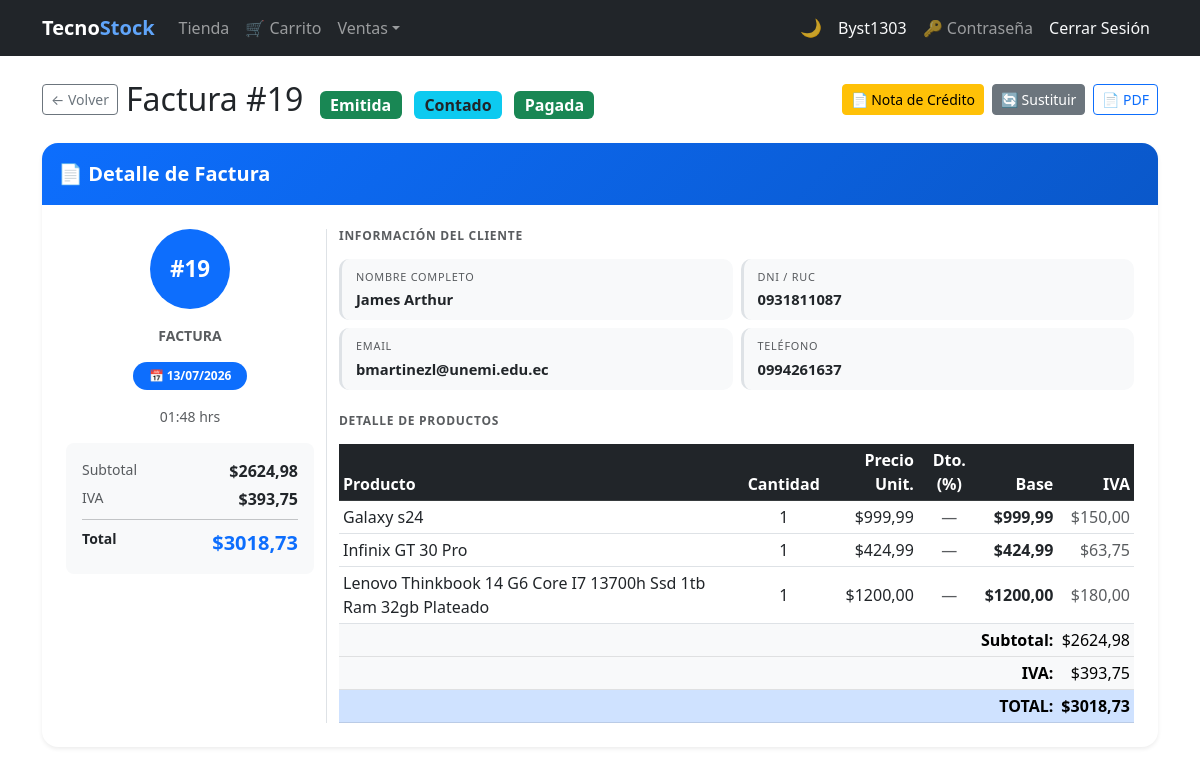
The page /invoices/19/ (signed in) on the database its author committed.
### billing/models.py (models this page shows, shortened)
class Invoice(models.Model):
    BORRADOR = 0
    EMITIDA  = 1
    ANULADA  = 2
    ESTADO_CHOICES = [
        (BORRADOR, 'Borrador'),
        (EMITIDA,  'Emitida'),
        (ANULADA,  'Anulada'),
    ]
    PENDIENTE = 'PENDIENTE'
    PAGADA    = 'PAGADA'
    ESTADO_COBRO_CHOICES = [
        (PENDIENTE, 'Pendiente'),
        (PAGADA,    'Pagada'),
    ]
    CONTADO = 'contado'
    CREDITO = 'credito'
    TIPO_PAGO_CHOICES = [
        (CONTADO, 'Contado'),
        (CREDITO, 'Crédito'),
    ]
    customer     = models.ForeignKey(Customer, on_delete=models.PROTECT, related_name='invoices')
    invoice_date = models.DateTimeField(auto_now_add=True)
    subtotal     = models.DecimalField(max_digits=12, decimal_places=2, default=0)
    tax          = models.DecimalField(max_digits=12, decimal_places=2, default=0)
    total        = models.DecimalField(max_digits=12, decimal_places=2, default=0)
    estado       = models.PositiveSmallIntegerField(
                       choices=ESTADO_CHOICES, default=BORRADOR, verbose_name='Estado')
    is_active    = models.BooleanField(default=True)
    PAYMENT_CHOICES = [('card', 'Tarjeta'), ('paypal', 'PayPal')]
    payment_method  = models.CharField(
                          max_length=10, choices=PAYMENT_CHOICES, null=True, blank=True,
                          verbose_name='Método de pago')
    paypal_order_id = models.CharField(max_length=64, null=True, blank=True)
    saldo        = models.DecimalField(
                       max_digits=12, decimal_places=2, default=0,
                       verbose_name='Saldo pendiente de cobro')
    estado_cobro = models.CharField(
                       max_length=10, choices=ESTADO_COBRO_CHOICES,
                       default=PENDIENTE, verbose_name='Estado de cobro')
    tipo_pago    = models.CharField(
                       max_length=10, choices=TIPO_PAGO_CHOICES,
                       default=CREDITO, verbose_name='Tipo de pago')
    class Meta:
        ordering = ['-invoice_date']
    @property
    def can_confirm(self):     return self.estado == self.BORRADOR
    @property
    def can_edit(self):        return self.estado == self.BORRADOR
    @property
    def can_delete(self):      return self.estado == self.BORRADOR
    @property
    def can_cancel(self):      return self.estado == self.EMITIDA
    @property
    def can_substitute(self):  return self.estado == self.EMITIDA
    @property
    def can_credit_note(self): return self.estado == self.EMITIDA
    @property
    def estado_badge_class(self):
        return {
            self.BORRADOR: 'bg-secondary',
            self.EMITIDA:  'bg-success',
            self.ANULADA:  'bg-danger',
        }.get(self.estado, 'bg-secondary')
    @property
    def estado_cobro_badge_class(self):
        return 'bg-success' if self.estado_cobro == self.PAGADA else 'bg-warning text-dark'
    @property
    def tipo_pago_badge_class(self):
        return 'bg-info text-dark' if self.tipo_pago == self.CONTADO else 'bg-primary'

class Customer(models.Model):
    user       = models.OneToOneField(
                     settings.AUTH_USER_MODEL, null=True, blank=True,
                     on_delete=models.SET_NULL, related_name='customer_account',
                     verbose_name='Cuenta de usuario')
    dni        = models.CharField(max_length=13, unique=True, verbose_name='DNI/RUC', validators=[validate_cedula_ec])
    first_name = models.CharField(max_length=100, validators=[validate_only_letters])
    last_name  = models.CharField(max_length=100, validators=[validate_only_letters])
    email      = models.EmailField(blank=True, null=True)
    phone      = models.CharField(max_length=20, blank=True, null=True, validators=[validate_phone_ec])
    address    = models.TextField(blank=True, null=True)
    photo      = models.ImageField(upload_to='customer/', blank=True, null=True, verbose_name='Foto')
    is_active  = models.BooleanField(default=True)
    created_at = models.DateTimeField(auto_now_add=True)
    updated_at = models.DateTimeField(auto_now=True)
    class Meta:
        ordering = ['last_name', 'first_name']
    @property
    def full_name(self): return f'{self.first_name} {self.last_name}'

class InvoiceDetail(models.Model):
    invoice      = models.ForeignKey(Invoice, on_delete=models.CASCADE, related_name='details')
    product      = models.ForeignKey(Product, on_delete=models.PROTECT, related_name='invoice_details')
    quantity     = models.IntegerField(default=1, validators=[MinValueValidator(1)])
    unit_price   = models.DecimalField(max_digits=12, decimal_places=2)
    discount_pct = models.DecimalField(
        max_digits=5, decimal_places=2, default=0,
        verbose_name='Descuento (%)',
        validators=[MinValueValidator(Decimal('0')), MaxValueValidator(Decimal('100'))],
    )
    subtotal     = models.DecimalField(max_digits=12, decimal_places=2, default=0)
    tax_amount   = models.DecimalField(max_digits=12, decimal_places=2, default=0, verbose_name='IVA')

class Product(models.Model):
    name = models.CharField(max_length=200, verbose_name='Product Name')
    description = models.TextField(blank=True, null=True)
    brand = models.ForeignKey(Brand, on_delete=models.PROTECT, related_name='products')
    group = models.ForeignKey(ProductGroup, on_delete=models.PROTECT, related_name='products')
    suppliers = models.ManyToManyField(Supplier, related_name='products', blank=True)
    photo      = models.ImageField(upload_to='products/', blank=True, null=True, verbose_name='Foto')
    unit_price = models.DecimalField(max_digits=12, decimal_places=2)
    tax_rate   = models.DecimalField(
                     max_digits=5, decimal_places=4, default=Decimal('0.15'),
                     verbose_name='Tasa IVA',
                     validators=[MinValueValidator(Decimal('0')), MaxValueValidator(Decimal('1'))],
                 )
    stock = models.IntegerField(default=0)
    is_active = models.BooleanField(default=True)
    created_at = models.DateTimeField(auto_now_add=True)
    updated_at = models.DateTimeField(auto_now=True)
    class Meta:
        verbose_name = 'Product'
        verbose_name_plural = 'Products'
        ordering = ['name']

### billing/views.py (the view)
# urls.py: path('invoices/<int:pk>/', views.invoice_detail, name='invoice_detail'),
@login_required
def invoice_detail(request, pk):
    invoice = get_object_or_404(
        Invoice.objects.select_related('customer')
                       .prefetch_related('details__product', 'credit_notes'),
        pk=pk
    )
    return render(request, 'billing/invoice_detail.html', {'invoice': invoice})

### billing/templates/billing/invoice_detail.html (shortened to what this page needs)
{% extends 'billing/base.html' %}
{% load security_tags %}
{% block content %}
<div class="d-flex flex-wrap align-items-center gap-2 mb-4">
  <a href="{% url 'billing:invoice_list' %}" class="btn btn-outline-secondary btn-sm">&#8592; Volver</a>
  <h2 class="mb-0 me-auto">
    Factura #{{ invoice.id }}
    <span class="badge {{ invoice.estado_badge_class }} fs-6 ms-2">{{ invoice.get_estado_display }}</span>
    {% if invoice.estado == invoice.EMITIDA %}
    <span class="badge {{ invoice.tipo_pago_badge_class }} fs-6 ms-1">{{ invoice.get_tipo_pago_display }}</span>
    <span class="badge {{ invoice.estado_cobro_badge_class }} fs-6 ms-1">{{ invoice.get_estado_cobro_display }}</span>
    {% endif %}
  </h2>
  {% if invoice.can_credit_note %}
    <a href="{% url 'billing:credit_note_create' invoice.pk %}" class="btn btn-warning btn-sm">&#128196; Nota de Crédito</a>
  {% endif %}
  {% if invoice.can_substitute %}
    <a href="{% url 'billing:invoice_substitute' invoice.pk %}" class="btn btn-secondary btn-sm">&#128260; Sustituir</a>
  {% endif %}
  <a href="{% url 'billing:invoice_pdf' invoice.pk %}" class="btn btn-outline-primary btn-sm" title="Descargar PDF">&#128196; PDF</a>
</div>
<div class="card border-0 shadow-sm rounded-4 overflow-hidden mb-4">
  <div class="card-header border-0 py-3 inv-card-header">
    <span class="text-white fw-bold fs-5">&#128196; Detalle de Factura</span>
  </div>
  <div class="card-body p-4">
    <div class="row g-4">
      <div class="col-md-3 text-center border-end pb-4 pb-md-0">
        <div class="inv-avatar mx-auto mb-3">#{{ invoice.id }}</div>
        <p class="text-muted small fw-semibold text-uppercase mb-3">Factura</p>
        <div class="mb-3">
          <span class="badge rounded-pill bg-primary px-3 py-2">
            &#128197;&nbsp;{{ invoice.invoice_date|date:"d/m/Y" }}
          </span>
        </div>
        <div class="mb-1 text-muted small">{{ invoice.invoice_date|date:"H:i" }} hrs</div>
        <div class="inv-summary-box rounded-3 p-3 text-start mt-3">
          <div class="d-flex justify-content-between mb-1">
            <small class="text-muted">Subtotal</small>
            <span class="fw-semibold">${{ invoice.subtotal }}</span>
          </div>
          <div class="d-flex justify-content-between mb-1">
            <small class="text-muted">IVA</small>
            <span class="fw-semibold">${{ invoice.tax }}</span>
          </div>
          <hr class="my-2">
          <div class="d-flex justify-content-between">
            <small class="fw-bold">Total</small>
            <span class="fw-bold text-primary fs-5">${{ invoice.total }}</span>
          </div>
        </div>
      </div>
      <div class="col-md-9">
        <h6 class="text-muted text-uppercase fw-semibold mb-3 dm-section-label">Información del Cliente</h6>
        <div class="row g-2 mb-4">
          <div class="col-sm-6">
            <div class="dm-field">
              <small class="dm-label">Nombre completo</small>
              <div class="dm-value">{{ invoice.customer.full_name }}</div>
            </div>
          </div>
          <div class="col-sm-6">
            <div class="dm-field">
              <small class="dm-label">DNI / RUC</small>
              <div class="dm-value">{{ invoice.customer.dni }}</div>
            </div>
          </div>
          {% if invoice.customer.email %}
          <div class="col-sm-6">
            <div class="dm-field">
              <small class="dm-label">Email</small>
              <div class="dm-value">{{ invoice.customer.email }}</div>
            </div>
          </div>
          {% endif %}
          {% if invoice.customer.phone %}
          <div class="col-sm-6">
            <div class="dm-field">
              <small class="dm-label">Teléfono</small>
              <div class="dm-value">{{ invoice.customer.phone }}</div>
            </div>
          </div>
          {% endif %}
        </div>
        <h6 class="text-muted text-uppercase fw-semibold mb-3 dm-section-label">Detalle de Productos</h6>
        <div class="table-responsive">
          <table class="table table-sm table-hover align-middle mb-0">
            <thead class="table-dark">
              <tr>
                <th>Producto</th>
                <th class="text-center">Cantidad</th>
                <th class="text-end">Precio Unit.</th>
                <th class="text-center">Dto. (%)</th>
                <th class="text-end">Base</th>
                <th class="text-end">IVA</th>
              </tr>
            </thead>
            <tbody>
              {% for det in invoice.details.all %}
              <tr>
                <td>{{ det.product.name }}</td>
                <td class="text-center">{{ det.quantity }}</td>
                <td class="text-end">${{ det.unit_price }}</td>
                <td class="text-center">
                  {% if det.discount_pct %}
                    <span class="badge bg-warning text-dark">{{ det.discount_pct }}%</span>
                  {% else %}
                    <span class="text-muted">—</span>
                  {% endif %}
                </td>
                <td class="text-end fw-semibold">${{ det.subtotal }}</td>
                <td class="text-end text-muted">${{ det.tax_amount }}</td>
              </tr>
              {% empty %}
              <tr><td colspan="6" class="text-center text-muted">Sin líneas de detalle.</td></tr>
              {% endfor %}
            </tbody>
            <tfoot class="table-light">
              <tr>
                <td colspan="5" class="text-end fw-semibold">Subtotal:</td>
                <td class="text-end">${{ invoice.subtotal }}</td>
              </tr>
              <tr>
                <td colspan="5" class="text-end fw-semibold">IVA:</td>
                <td class="text-end">${{ invoice.tax }}</td>
              </tr>
              <tr class="table-primary">
                <td colspan="5" class="text-end fw-bold fs-6">TOTAL:</td>
                <td class="text-end fw-bold fs-6">${{ invoice.total }}</td>
              </tr>
            </tfoot>
          </table>
        </div>
      </div>
    </div>
  </div>
</div>
{% endblock %}

### billing/templates/billing/base.html (shortened to what this page needs)
{% load security_tags %}
<!DOCTYPE html>
<html lang="es">
<head>
  <link href="https://cdn.jsdelivr.net/npm/bootstrap@5.3.0/dist/css/bootstrap.min.css" rel="stylesheet">
</head>
<body>
<nav class="navbar navbar-expand-lg navbar-dark bg-dark">
  <div class="container">
    <a class="navbar-brand fw-bold" href="{% url 'billing:home' %}">Tecno<span class="nav-brand-accent">Stock</span></a>
    <div class="collapse navbar-collapse" id="nav">
      <ul class="navbar-nav me-auto">
        {% if user.is_authenticated %}
        {% if user|has_group:'Cliente' %}
        <li class="nav-item"><a class="nav-link" href="{% url 'store:catalog' %}">Tienda</a></li>
        <li class="nav-item"><a class="nav-link" href="{% url 'store:cart' %}">&#128722; Carrito</a></li>
        {% endif %}
        <li class="nav-item dropdown">
          <a class="nav-link dropdown-toggle" href="#" role="button" data-bs-toggle="dropdown" aria-expanded="false">Ventas</a>
        </li>
        {% endif %}
      </ul>
      <ul class="navbar-nav align-items-center">
        <li class="nav-item"><button type="button" class="theme-toggle-btn" id="theme-toggle" onclick="toggleTheme()" title="Cambiar tema claro / oscuro"><span id="theme-icon">&#127769;</span></button></li>
        <li class="nav-item">{% if user.is_authenticated %}<a class="nav-link text-light" href="{% url 'billing:dashboard' %}">{{ user.username }}</a>{% endif %}</li>
        <li class="nav-item">{% if user.is_authenticated %}<a class="nav-link" href="{% url 'password_change' %}" title="Cambiar contraseña">&#128273; Contraseña</a>{% endif %}</li>
        <li class="nav-item">{% if user.is_authenticated %}<form method="post" action="{% url 'logout' %}" class="d-inline">{% csrf_token %}<button type="submit" class="nav-link btn btn-link text-light btn-nav-link">Cerrar Sesión</button></form>{% else %}<a class="nav-link" href="{% url 'login' %}">Iniciar Sesión</a>{% endif %}</li>
      </ul>
    </div>
  </div>
</nav>
<div class="container mt-4">
  {% block content %}{% endblock %}
</div>
</body>
</html>

### rows shown on the page
Invoice: id "19", estado "Emitida", tipo_pago "Contado", estado_cobro "Pagada", invoice_date "13/07/2026", invoice_date "01:48", subtotal "2624,98", tax "393,75", total "3018,73", customer.full_name "James Arthur", customer.dni "0931811087", customer.email "bmartinezl@unemi.edu.ec", customer.phone "0994261637"
InvoiceDetail: product.name "Galaxy s24", quantity "1", unit_price "999,99", subtotal "999,99", tax_amount "150,00"
InvoiceDetail: product.name "Infinix GT 30 Pro", quantity "1", unit_price "424,99", subtotal "424,99", tax_amount "63,75"
InvoiceDetail: product.name "Lenovo Thinkbook 14 G6 Core I7 13700h Ssd 1tb Ram 32gb Plateado", quantity "1", unit_price "1200,00", subtotal "1200,00", tax_amount "180,00"

### other values the page prints
{{ user.username }} "Byst1303"
